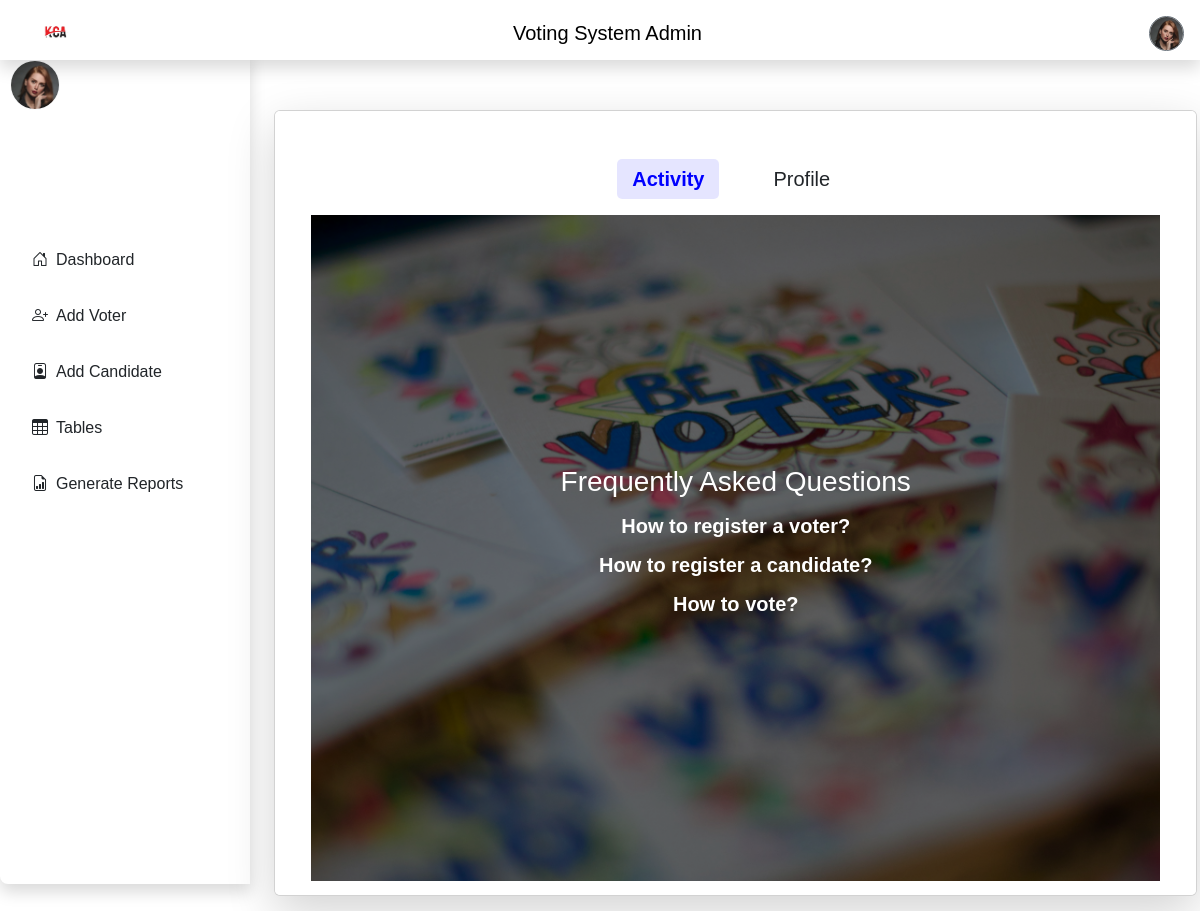
Page /dashboard/ (signed in) on the earlier database version.
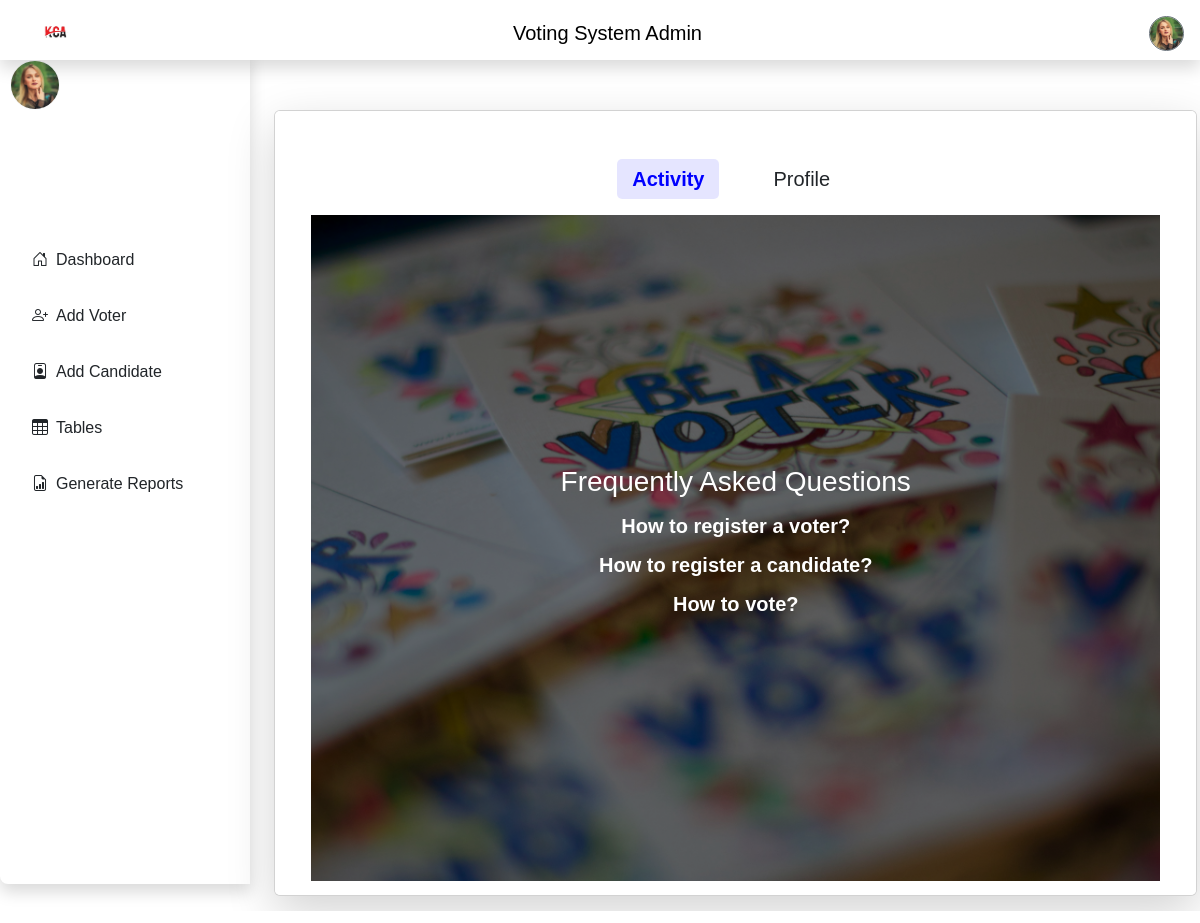
Same page on the later database version.
### staff/models.py (models this page shows, shortened)
class AdminProfile(models.Model):
    user = models.OneToOneField(User, on_delete=models.CASCADE, related_name='admin_profile')
    profile_picture = models.ImageField(upload_to='profile_pics/', null=True, blank=True)
    address = models.CharField(max_length=255)
    city = models.CharField(max_length=100)
    institution = models.CharField(max_length=255)

### staff/views.py (the view)
# urls.py: path('dashboard/', views.dashboard, name='dashboard'), #Include user_id in URL
def dashboard(request):
    profile = get_object_or_404(AdminProfile, user=request.user)
    context = {
        'profile': profile  # Pass the profile object to the template
    }
    return render(request, 'admin_panel.html', context)

### staff/templates/admin_panel.html (shortened to what this page needs)
{% extends 'master.html' %}
{% load static %}
{% block content %}
<link rel="stylesheet" href="{% static 'css/script.css' %}">
<nav class="navbar px-3 navbar-light fixed-top bg-white shadow">
    <img src="{% static 'images/favicon.png' %}" alt="Logo" class="ms-3" width="50">
    <span class="navbar-brand">Voting System Admin</span>
    <div class="d-flex align-items-center">
        <div class="dropdown">
            <button class="btn p-0 border-0 rounded-circle" type="button" data-bs-toggle="dropdown">
                <img src="{% if profile.profile_picture %}{{ profile.profile_picture.url }}{% else %}{% static 'images/avatar.png' %}{% endif %}"
                    alt="Profile"
                    class="rounded-circle border border-secondary"
                    width="35" height="35">
            </button>
        </div>
    </div>
</nav>
<div class="container-fluid vh-100 p-0">
    <div class="row g-0 h-100">
        <div class="col-md-3 col-lg-2 p-0">
            <div class="sidebar p-3 shadow bg-white text-secondary"
                style="position: fixed; top: 50px; left: 0; width: 250px; height: calc(95vh - 50px); overflow-y: auto;">
                <div class="sidebar-image position-absolute"
                     style="height: 30%; width: 100%; top: 0; left: 0; right: 0;
                            background: url('{% static "images/voting.jpg" %}') center/cover no-repeat;">
                </div>
                <img src="{% if profile.profile_picture %}{{ profile.profile_picture.url }}{% else %}{% static 'images/avatar.png' %}{% endif %}"
                    alt="Profile"
                     class="position-absolute rounded-circle border border-light"
                     width="50" height="50"
                     style="top: 10px; left: 10px; z-index: 10;">
                <ul class="nav flex-column position-relative" style="z-index: 10; margin-top: 80%;" id="adminTabs">
                    <li class="nav-item mb-3">
                        <a href="{% url 'dashboard' %}" class="nav-link text-dark d-flex align-items-center ">
                            <i class="bi bi-house-door me-2"></i> Dashboard
                        </a>
                    </li>
                    <li class="nav-item mb-3">
                        <a href="{% url 'add_voter' %}" class="nav-link text-dark d-flex align-items-center ">
                            <i class="bi bi-person-plus me-2"></i> Add Voter
                        </a>
                    </li>
                    <li class="nav-item mb-3">
                        <a href="{% url 'add_candidate' %}" class="nav-link text-dark d-flex align-items-center ">
                            <i class="bi bi-person-badge me-2"></i> Add Candidate
                        </a>
                    </li>
                    <li class="nav-item mb-3">
                        <a href="{% url 'tables' %}" class="nav-link text-dark d-flex align-items-center ">
                            <i class="bi bi-table me-2"></i> Tables
                        </a>
                    </li>
                    <li class="nav-item mb-3">
                        <a href="{% url 'reports' %}" class="nav-link text-dark d-flex align-items-center ">
                            <i class="bi bi-file-earmark-bar-graph me-2"></i> Generate Reports
                        </a>
                    </li>
                </ul>
            </div>
        </div>
        <div class="col-md-9 col-lg-10 offset-md-3 offset-lg-2 p-4" style="margin-top: -20px; margin-left: 250px;">
            <div class="card shadow-lg p-4" id="contentBox" style="height: calc(92vh - 70px); overflow-y: auto;">
               <div class="container mt-4">
                    <div class="d-flex justify-content-center mb-3">
                        <h5 class="me-4 table-toggle active" data-section="activity" onclick="toggleSection('activity')">Activity</h5>
                        <h5 class="me-4 table-toggle" data-section="profile" onclick="toggleSection('profile')">Profile</h5>
                    </div>
            <div id="activity-section" class="toggle-section">
                <div class="activity-container">
                    <div class="overlay"></div>
                    <div class="faq">
                        <h3>Frequently Asked Questions</h3>
                        <div class="faq-item">
                            <h5 class="faq-question">How to register  a voter?</h5>
                        </div>
                        <div class="faq-item">
                            <h5 class="faq-question">How to register a candidate?</h5>
                        </div>
                        <div class="faq-item">
                            <h5 class="faq-question">How to vote?</h5>
                        </div>
                    </div>
                </div>
            </div>
                </div>
            </div>
            </div>
        </div>
    </div>
{% endblock %}

### staff/templates/master.html (shortened to what this page needs)
{% load static %}
<!DOCTYPE html>
<html lang="en">
<head>
    <link rel="stylesheet" href="{% static 'css/bootstrap.min.css' %}">
    <link rel="stylesheet" href="{% static 'css/bootstrap-icons.min.css' %}">
    <link rel="stylesheet" href="{% static 'css/style.css' %}">
     <link rel="stylesheet" href="{% static 'css/leaflet.css' %}">
     <link rel="stylesheet" href="{% static 'css/font-awesome.css' %}">
</head>
<body>
    <main class="container-fluid py-2">
        {% block content %}{% endblock %}
    </main>
</body>
</html>

### staff/static/css/style.css (style rules this page uses)
html, body { width: 100%; margin: 0; padding: 0; }

### staff/static/css/script.css (style rules this page uses)
body { font-family: Arial, sans-serif; }
.navbar { height: 60px; }
.sidebar { background-color: #7b7b7e; width: 180px; height: 100vh; position: fixed; top: 60px; left: 0; box-shadow: 4px 0 10px rgba(0, 0, 0, 0.2); padding: 15px; border-radius: 8px 0 0 8px; }
.card { margin-top: 80px; padding: 20px; width: 97%; }

### staff/templates/master.html (style rules this page uses)
.container-fluid { width: 100%; margin: 0; padding: 0; }

Differences in the rows shown:
changed AdminProfile: profile_picture: a different picture
